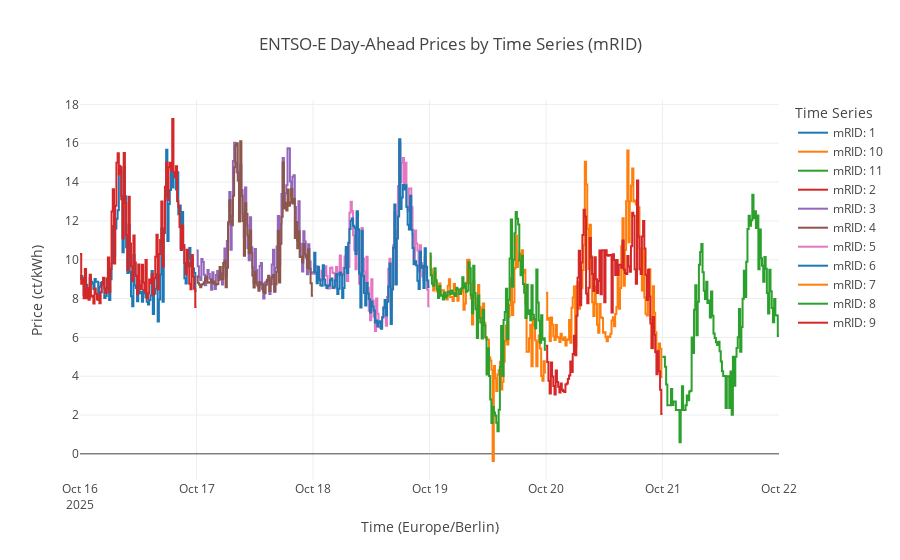

The notebook cell saved with this chart:
### Code cell
# Plot the different time series ---
if not df_entsoe.empty:
    fig = go.Figure()

    # Define a color map to assign a unique color to each mRID
    colors = ['#1f77b4', '#ff7f0e', '#2ca02c', '#d62728', '#9467bd', '#8c564b', '#e377c2']
    unique_mrids = sorted(df_entsoe['mrid'].unique())
    color_map = {mrid: colors[i % len(colors)] for i, mrid in enumerate(unique_mrids)}

    # Group by the 'mrid' column and create a trace for each group
    for mrid, group_df in df_entsoe.groupby('mrid'):
        
        # To fix the "overshoot" issue with step charts, add a final point
        # to explicitly define the end of the last time interval.
        plot_df = group_df.copy()
        if not plot_df.empty:
            last_row = plot_df.iloc[-1:].copy()
            if len(plot_df) > 1:
                time_diff = plot_df['ts'].iloc[-1] - plot_df['ts'].iloc[-2]
            else:
                # Guess interval if only one point exists
                time_diff = pd.Timedelta(minutes=15)
            last_row['ts'] = last_row['ts'] + time_diff
            plot_df = pd.concat([plot_df, last_row], ignore_index=True)
        
        fig.add_trace(go.Scatter(
            x=plot_df['ts'],
            y=plot_df['ct_per_kwh'],
            mode='lines',
            line_shape='hv',  # Vertical-then-horizontal step chart
            line=dict(color=color_map.get(mrid)), # Assign a specific color
            name=f"mRID: {mrid}",  # Name the trace using the mRID
            hovertemplate=f"mRID {mrid}: " + "%{y:.2f} ct/kWh<extra></extra>"
        ))

    fig.update_layout(
        title="ENTSO-E Day-Ahead Prices by Time Series (mRID)",
        xaxis_title="Time (Europe/Berlin)",
        yaxis_title="Price (ct/kWh)",
        hovermode="x unified",
        legend_title="Time Series"
    )

    fig.show()
else:
    print("DataFrame is empty, cannot generate plot.")
